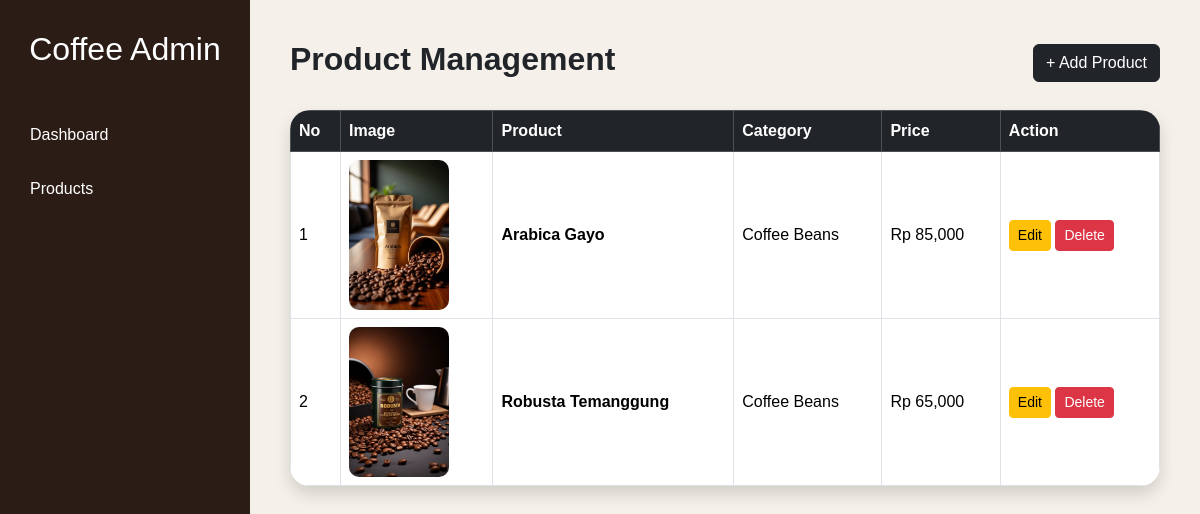
Page /admin/produk.php (signed in) on the earlier database version.
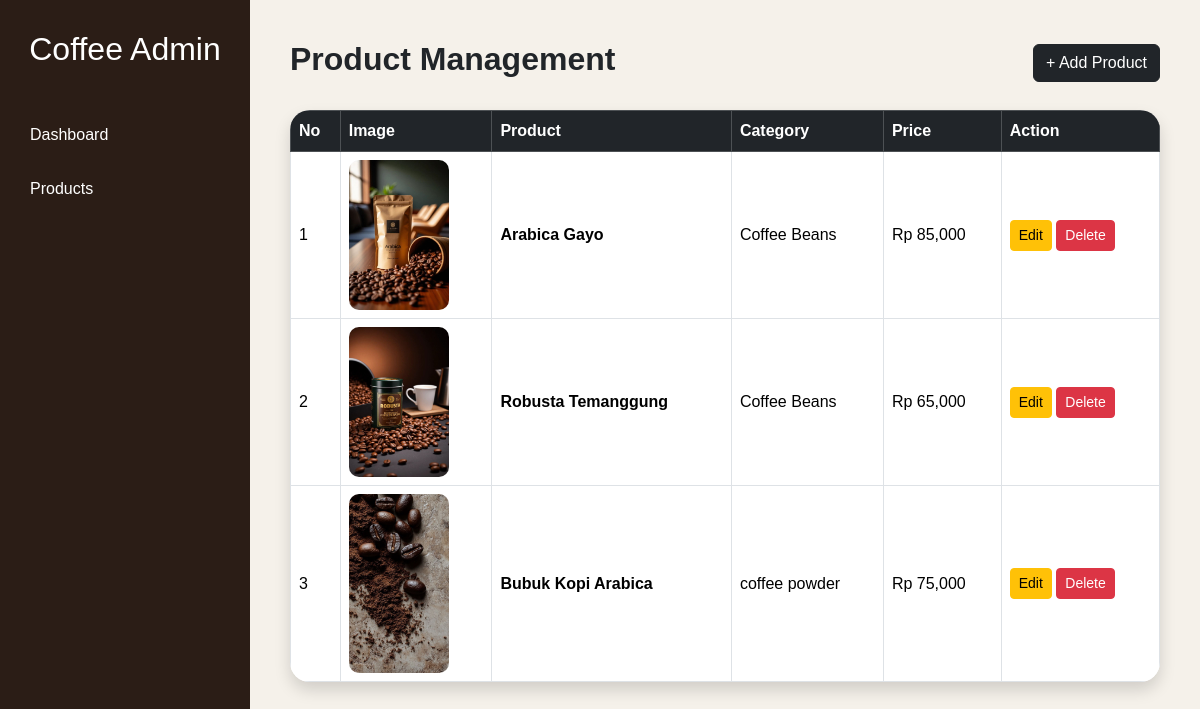
Same page on the later database version.
### tables this page shows
CREATE TABLE IF NOT EXISTS `produk` (
  `id` int NOT NULL AUTO_INCREMENT,
  `nama_produk` varchar(100) DEFAULT NULL,
  `deskripsi` text,
  `harga` int DEFAULT NULL,
  `gambar` varchar(255) DEFAULT NULL,
  `kategori` varchar(50) DEFAULT NULL,
  `harga_100` int DEFAULT NULL,
  `harga_200` int DEFAULT NULL,
  `harga_500` int DEFAULT NULL,
  `harga_1000` int DEFAULT NULL,
  `stok` int NOT NULL DEFAULT '0',
  PRIMARY KEY (`id`)
);

### admin/produk.php (the view, shortened to what this page needs)
<?php
include '../config/koneksi.php';
$data = mysqli_query($conn, "SELECT * FROM produk");
?>
<!DOCTYPE html>
<html lang="en">
<head>
    <link href="https://cdn.jsdelivr.net/npm/bootstrap@5.3.3/dist/css/bootstrap.min.css" rel="stylesheet">
</head>
<body>
<div class="sidebar">
    <h2>
        Coffee Admin
    </h2>
    <a href="dashboard.php">
        Dashboard
    </a>
    <a href="produk.php">
        Products
    </a>
</div>
<div class="content">
    <div class="d-flex justify-content-between align-items-center mb-4">
        <h2 class="fw-bold">
            Product Management
        </h2>
        <a href="tambah_produk.php" class="btn btn-dark">
            + Add Product
        </a>
    </div>
    <table class="table table-bordered align-middle shadow">
        <tr class="table-dark">
            <th>No</th>
            <th>Image</th>
            <th>Product</th>
            <th>Category</th>
            <th>Price</th>
            <th>Action</th>
        </tr>
        <?php
        $no = 1;
        while($d = mysqli_fetch_array($data)){
        ?>
        <tr>
            <td><?php echo $no++; ?></td>
            <td>
                <img src="../assets/img/<?php echo $d['gambar']; ?>" width="100">
            </td>
            <td>
                <b><?php echo $d['nama_produk']; ?></b>
            </td>
            <td>
                <?php echo $d['kategori']; ?>
            </td>
            <td>
                Rp <?php echo number_format($d['harga']); ?>
            </td>
            <td>
            <a
            href="edit_produk.php?id=<?php echo $d['id']; ?>"
            class="btn btn-warning btn-sm">
                Edit
            </a>
            <a
            href="../proses/hapus.php?id=<?php echo $d['id']; ?>"
            class="btn btn-danger btn-sm"
            onclick="return confirm('Hapus produk ini?')">
                Delete
            </a>
            </td>
        </tr>
        <?php } ?>
    </table>
</div>
</body>
</html>

### admin/produk.php (style rules this page uses)
body { margin: 0; font-family: Arial; background-color: #f5f1ea; }
.sidebar { width: 250px; height: 100vh; background-color: #2b1d16; position: fixed; padding-top: 30px; }
.sidebar h2 { color: white; text-align: center; margin-bottom: 40px; }
.sidebar a { display: block; color: white; text-decoration: none; padding: 15px 30px; }
.content { margin-left: 250px; padding: 40px; }
table { background-color: white; border-radius: 20px; overflow: hidden; }
img { border-radius: 10px; }

Differences in the rows shown:
added produk: gambar (picture), nama_produk "Bubuk Kopi Arabica", kategori "coffee powder", harga "75,000"
